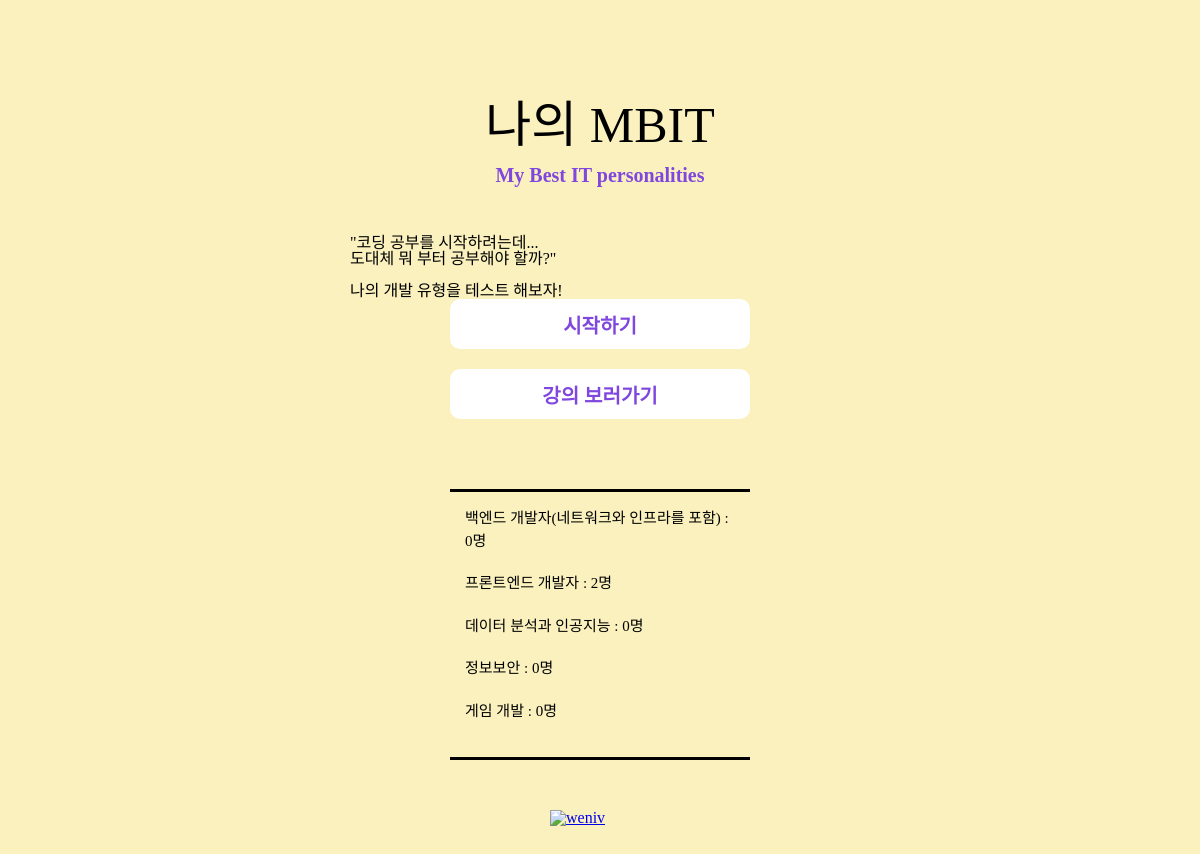
Before: / with the older database file.
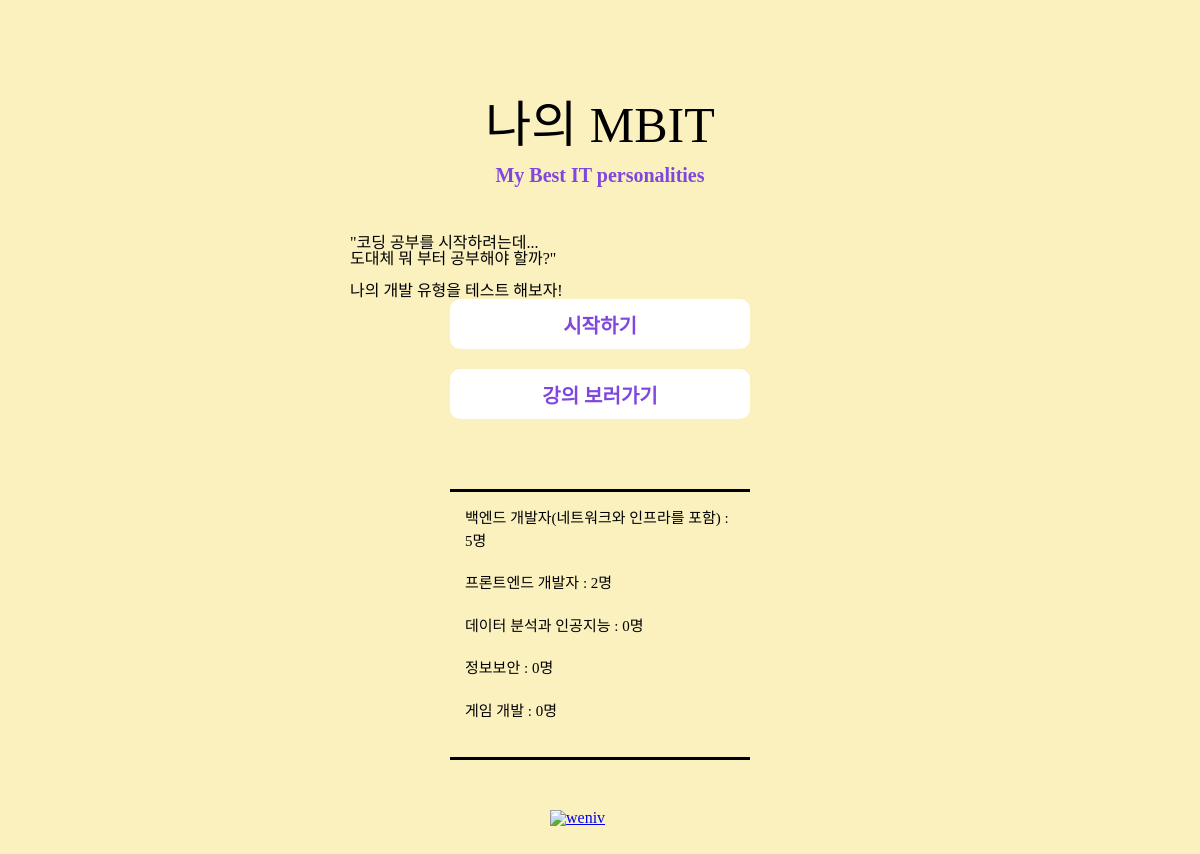
After: the same page with the newer database file.
### main/models.py (models this page shows, shortened)
class Developer(models.Model):
    name = models.CharField(max_length=50)
    count = models.IntegerField(default=0)

### main/views.py (the view)
# urls.py: path('', views.index),
def index(request):
    developers = Developer.objects.all()
    context = {
        'developers' : developers,
    }
    return render(request, 'index.html', context=context)

### main/templates/index.html (shortened to what this page needs)
{% load static %}
<!DOCTYPE html>
<html lang="en">
<head>
    <link rel="stylesheet" type="text/css" href="{% static 'css/reset.css' %}">
    <link rel="stylesheet" type="text/css" href="{% static 'css/style.css' %}">
</head>
<body>
    <section id="main_contents">
        <div class="wrapper">
            <div class="title">
                <h3 class="main_title">나의 MBIT</h3>
                <h3 class="sub_title">My Best IT personalities</h3>
            </div>
            <div class="explain">
                <p>
                    "코딩 공부를 시작하려는데...<br>
                    도대체 뭐 부터 공부해야 할까?"<br><br>
                    나의 개발 유형을 테스트 해보자!
                </p>
            </div>
            <div class="buttons">
                <a href="/form/">
                    <button class="start" type="button">시작하기</button>
                </a>
                <a href="http://www.paullab.co.kr/curriculum.html" target="_blank">
                    <button class="lecture">강의 보러가기</button>
                </a>
            </div>
            <div class="result_data">
                <div class="data_wrap">
                    <ul>
                        {% for developer in developers %}
                            <li>{{ developer.name }} : {{ developer.count }}명</li>
                        {% endfor %}
                    </ul>
                </div>
            </div>
            <div class="weniv">
                <a href="http://www.paullab.co.kr">
                    <img src="{% static 'image/weniv_text_logo.png' %}" alt="weniv">
                </a>
            </div>
        </div>
    </section>
</body>
</html>

### main/static/css/style.css (style rules this page uses)
html { width: 100%; height: 100%; }
body { width: 100%; height: 100%; background-color: #FAF1BE; color: #000; font-family: "NEXON Lv1 Gothic OTF"; }
#main_contents { display: flex; justify-content: center; width: 100%; height: 100%; margin-top: 100px; }
#main_contents .wrapper { display: flex; flex-direction: column; width: 100%; height: 100%; max-width: 500px; }
.title { text-align: center; padding-bottom: 50px; }
.main_title { font-family: "GmarketSansBold"; font-size: 50px; padding-bottom: 15px; }
.sub_title { font-size: 20px; font-weight: bold; color: #7F47DD; }
.buttons { text-align: center; padding-bottom: 50px; }
.buttons button { width: 300px; height: 50px; padding: 5px; border-style: none; border-radius: 10px; font-family: "NEXON Lv1 Gothic OTF"; font-size: 20px; font-weight: bold; cursor: pointer; background-color: #fff; color: #7F47DD; margin-bottom: 20px; }
.result_data { display: flex; justify-content: center; }
.result_data .data_wrap { width: 270px; padding: 15px; border-top: 3px solid #000; border-bottom: 3px solid #000; line-height: 1.5; margin-bottom: 50px; }
.result_data li { padding-bottom: 20px; font-size: 15px; }
.weniv { display: flex; justify-content: center; padding-bottom: 50px; }
.weniv a { width: 100px; }
.weniv img { width: 100%; height: auto; }

Changed rows visible on the page:
changed Developer "백엔드 개발자(네트워크와 인프라를 포함)": count "0" → "5"
